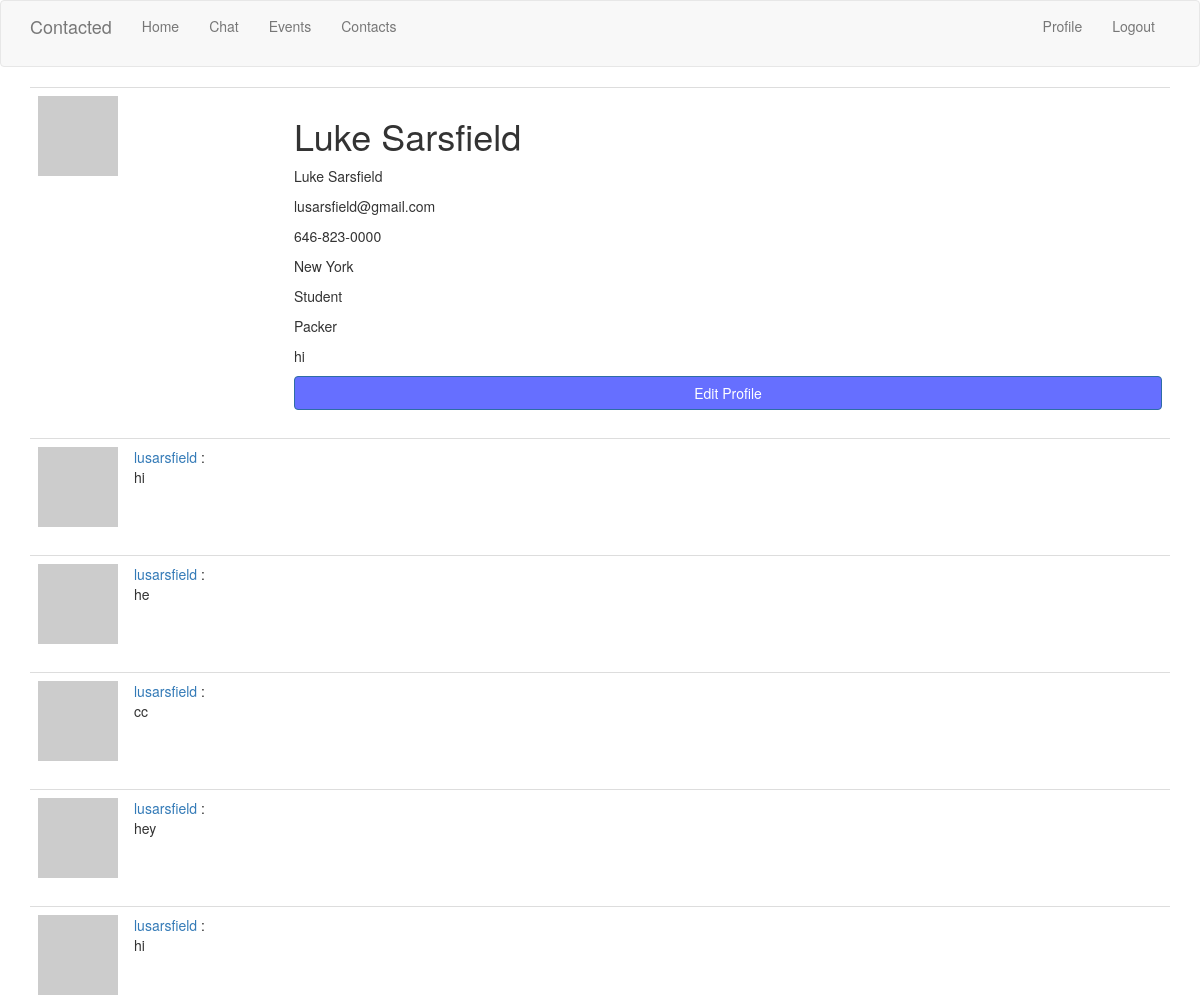
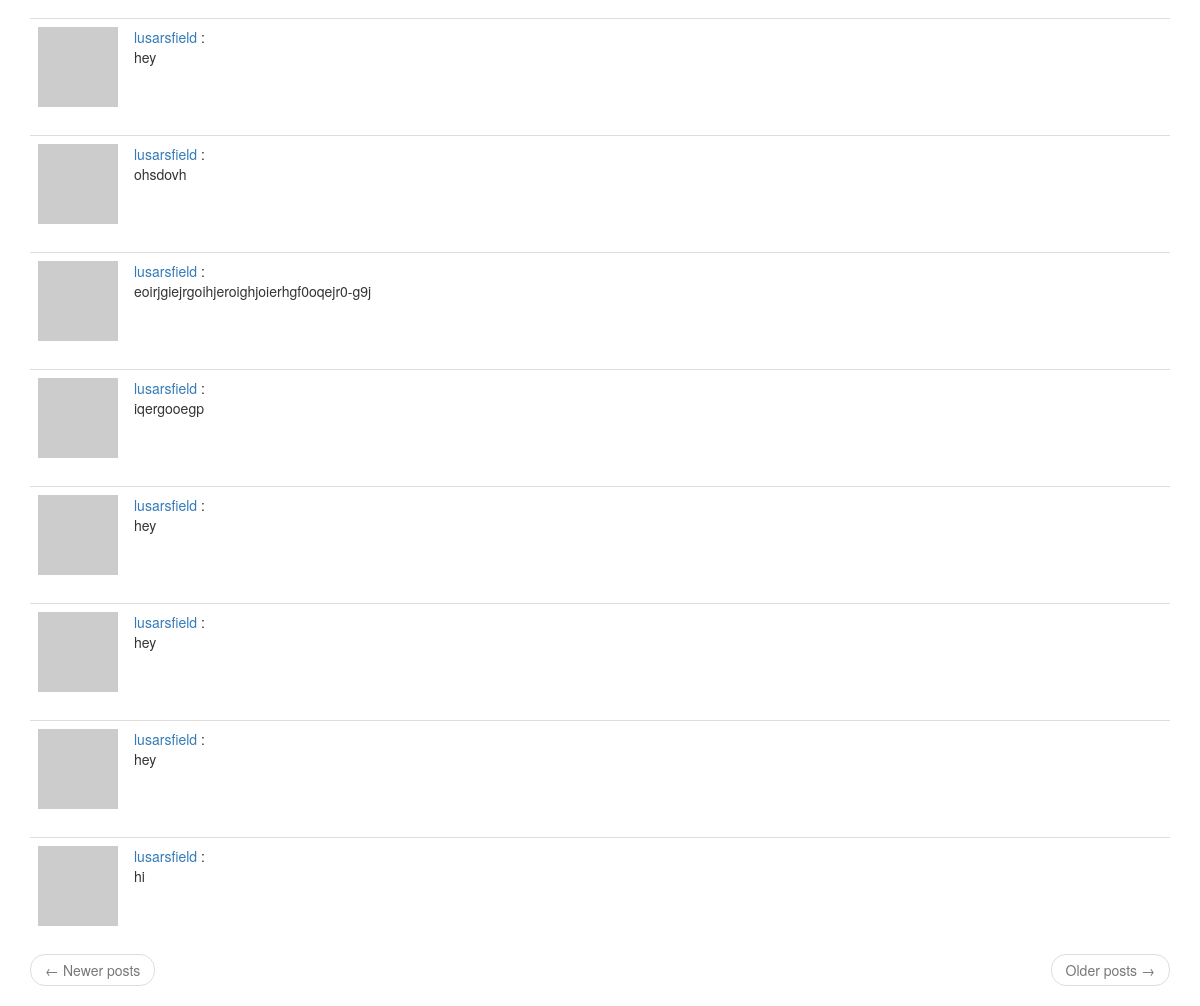
The app's page /user/lusarsfield (signed in) with its own data (2 pictures, top to bottom).
### app/models.py (models this page shows, shortened)
class User(UserMixin, db.Model):
    id = db.Column(db.Integer, primary_key=True)
    username = db.Column(db.String(64), index=True, unique=True)
    email = db.Column(db.String(120), index=True, unique=True)
    password_hash = db.Column(db.String(128))
    posts = db.relationship('Post', backref='author', lazy='dynamic')
    fullname_me = db.Column(db.String(140))
    email_me = db.Column(db.String(140))
    phonenumber_me = db.Column(db.String(140))
    city_me = db.Column(db.String(140))
    jobtitle_me = db.Column(db.String(140))
    company_me = db.Column(db.String(140))
    about_me = db.Column(db.String(140))
    last_seen = db.Column(db.DateTime, default=datetime.utcnow)
    followed = db.relationship(
        'User', secondary=followers,
        primaryjoin=(followers.c.follower_id == id),
        secondaryjoin=(followers.c.followed_id == id),
        backref=db.backref('followers', lazy='dynamic'), lazy='dynamic')
    def avatar(self, size):
        digest = md5(self.email.lower().encode('utf-8')).hexdigest()
        return 'https://www.gravatar.com/avatar/{}?d=identicon&s={}'.format(
            digest, size)

class Post(db.Model):
    id = db.Column(db.Integer, primary_key=True)
    body = db.Column(db.String(140))
    timestamp = db.Column(db.DateTime, index=True, default=datetime.utcnow)
    user_id = db.Column(db.Integer, db.ForeignKey('user.id'))

### app/routes.py (the view)
@app.route('/user/<username>')
@login_required
def user(username):
    user = User.query.filter_by(username=username).first_or_404()
    page = request.args.get('page', 1, type=int)
    posts = user.posts.order_by(Post.timestamp.desc()).paginate(
        page=page, per_page=app.config['POSTS_PER_PAGE'], error_out=False)
    next_url = url_for('user', username=user.username, page=posts.next_num) \
        if posts.has_next else None
    prev_url = url_for('user', username=user.username, page=posts.prev_num) \
        if posts.has_prev else None
    form = EmptyForm()
    return render_template('user.html', user=user, posts=posts.items,
                           next_url=next_url, prev_url=prev_url, form=form)

### app/models.py (called while the page is built)
@login.user_loader
def load_user(id):
    return User.query.get(int(id))

### app/routes.py (called while the page is built)
@app.before_request
def before_request():
    if current_user.is_authenticated:
        current_user.last_seen = datetime.utcnow()
        db.session.commit()

### app/templates/user.html
{% extends "base.html" %}
{% block app_content %}
    <table class="table table-hover">
        <tr>
            <td width="256px"><img src="{{ user.avatar(256) }}"></td>
            <td>
                <h1>{{ user.fullname_me }}</h1>
                {% if user.fullname_me %}<p>{{ user.fullname_me }}</p>{% endif %}
                {% if user.email_me %}<p>{{ user.email_me }}</p>{% endif %}
                {% if user.phonenumber_me %}<p>{{ user.phonenumber_me }}</p>{% endif %}
                {% if user.city_me %}<p>{{ user.city_me }}</p>{% endif %}
                {% if user.jobtitle_me %}<p>{{ user.jobtitle_me }}</p>{% endif %}
                {% if user.company_me %}<p>{{ user.company_me }}</p>{% endif %}
                {% if user.about_me %}<p>{{ user.about_me }}</p>{% endif %}
                {% if user == current_user %}
                <a href="{{ url_for('edit_profile') }}" class= "btn btn-primary btn-block" role="button"> Edit Profile </a>
                {% endif %}
            </td>
        </tr>
    </table>
    {% for post in posts %}
        {% include '_post.html' %}
    {% endfor %}
    <nav aria-label="...">
        <ul class="pager">
            <li class="previous{% if not prev_url %} disabled{% endif %}">
                <a href="{{ prev_url or '#' }}">
                    <span aria-hidden="true">&larr;</span> Newer posts
                </a>
            </li>
            <li class="next{% if not next_url %} disabled{% endif %}">
                <a href="{{ next_url or '#' }}">
                    Older posts <span aria-hidden="true">&rarr;</span>
                </a>
            </li>
        </ul>
    </nav>
{% endblock %}

### app/templates/_post.html
<table class="table table-hover">
    <tr>
        <td width="70px">
            <a href="{{ url_for('user', username=post.author.username) }}">
                <img src="{{ post.author.avatar(70) }}" />
            </a>
        </td>
        <td>
            <a href="{{ url_for('user', username=post.author.username) }}">
                {{ post.author.username }}
            </a>
            :
            <br>
            {{ post.body }}
        </td>
    </tr>
</table>

### app/templates/base.html (style rules this page uses)
.container .btn { background-color: #666fff; color: #fff; }

### records on screen
User: fullname_me "Luke Sarsfield", email_me "lusarsfield@gmail.com", phonenumber_me "646-823-0000", city_me "New York", jobtitle_me "Student", company_me "Packer", about_me "hi"
Post: author.username "lusarsfield", body "hi"
Post: author.username "lusarsfield", body "he"
Post: author.username "lusarsfield", body "cc"
Post: author.username "lusarsfield", body "hey"
Post: author.username "lusarsfield", body "hi"
Post: author.username "lusarsfield", body "hey"
Post: author.username "lusarsfield", body "ohsdovh"
Post: author.username "lusarsfield", body "eoirjgiejrgoihjeroighjoierhgf0oqejr0-g9j"
Post: author.username "lusarsfield", body "iqergooegp"
Post: author.username "lusarsfield", body "hey"
Post: author.username "lusarsfield", body "hey"
Post: author.username "lusarsfield", body "hey"
Post: author.username "lusarsfield", body "hi"
